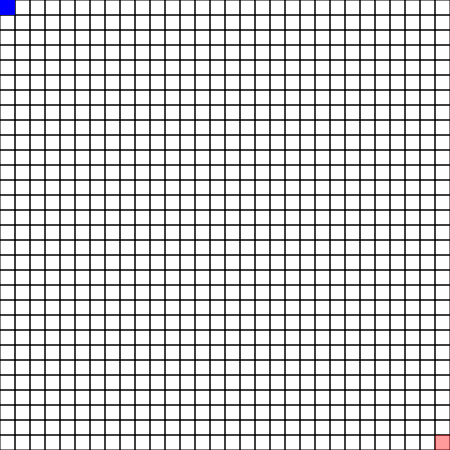
Frame 1 (no input)
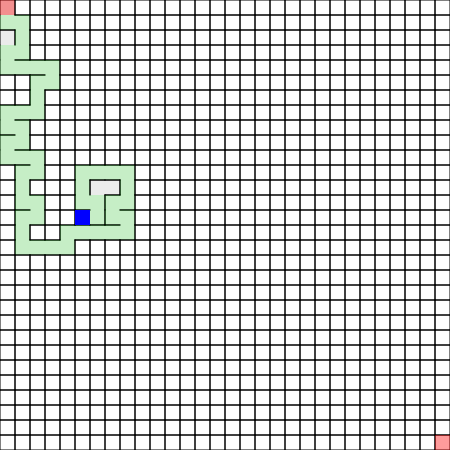
Frame 60 (no input)
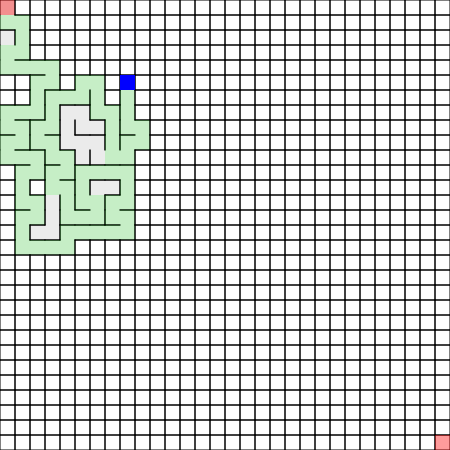
Frame 120 (the mouse pressed at the canvas centre since frame 60)

The p5.js sketch that drew these frames (run headless with seeded random() and noise() and a simulated clock; from frame 60 on, the mouse is pressed at the canvas centre):

// p5.js sketch
// ── sketch.js
let nbCols = 30;
let nbRows = 30;
let cellSize = 15;
let grid = [];
let stack = [];
let current;
let exitFound = false;

function setup() {
  createCanvas(cellSize * nbCols, cellSize * nbRows);

  for (let j = 0; j < nbRows; j++) {
    for (let i = 0; i < nbCols; i++) {
      if (grid.length <= i) {
        grid.push([]);
      }
      grid[i].push(new Cell(i, j));
    }
  }
  current = grid[0][0];
  current.important = true;
  grid[nbCols - 1][nbRows - 1].important = true;
}

function draw() {
  background(255);

  for (let j = 0; j < nbRows; j++) {
    for (let i = 0; i < nbCols; i++) {
      grid[i][j].show();
    }
  }

  current.visited = true;
  if (!exitFound) {
    current.inPath = true;
  }

  if (current.i === nbCols - 1 && current.j === nbRows - 1) {
    exitFound = true;
  }

  let next = current.getUnvisitedNeighbor();
  if (next) {
    current.highlight();
    stack.push(current);
    removeWall(current, next);

    next.visited = true;
    current = next;
  } else if (stack.length > 0) {
    if (!exitFound) {
      current.inPath = false;
    }
    current.highlight();
    current = stack.pop();
  }
}

function removeWall(currentCell, nextCell) {
  if (currentCell.j > nextCell.j) {
    currentCell.topWall = false;
    nextCell.bottomWall = false;
  } else if (currentCell.i < nextCell.i) {
    currentCell.rightWall = false;
    nextCell.leftWall = false;
  } else if (currentCell.j < nextCell.j) {
    currentCell.bottomWall = false;
    nextCell.topWall = false;
  } else {
    currentCell.leftWall = false;
    nextCell.rightWall = false;
  }
}

// ── cell.js
function Cell(i, j) {
    this.i = i;
    this.j = j;
  
    this.topWall = true;
    this.rightWall = true;
    this.bottomWall = true;
    this.leftWall = true;
  
    this.visited = false;
    this.important = false;
    this.inPath = false;
  
    this.show = function() {
      let x = this.i * cellSize;
      let y = this.j * cellSize;
  
      stroke(0);
  
      if (this.topWall) {
        line(x, y, x + cellSize, y);
      }
      if (this.rightWall) {
        line(x + cellSize, y, x + cellSize, y + cellSize);
      }
      if (this.bottomWall) {
        line(x, y + cellSize, x + cellSize, y + cellSize);
      }
      if (this.leftWall) {
        line(x, y, x, y + cellSize);
      }
  
      if (this.visited) {
        noStroke();
        fill(0, 0, 0, 20);
        rect(x, y, cellSize, cellSize);
      }
  
      if (this.important) {
        noStroke();
        fill(255, 0, 0, 100);
        rect(x, y, cellSize, cellSize);
      } else if (this.inPath) {
        noStroke();
        fill(0, 255, 0, 40);
        rect(x, y, cellSize, cellSize);
      }
    }
  
    this.getUnvisitedNeighbor = function() {
      let neighbors = [];
  
      let top = this.j > 0 ? grid[this.i][this.j - 1] : undefined;
      let right = this.i < nbCols - 1 ? grid[this.i + 1][this.j] : undefined;
      let bottom = this.j < nbRows - 1 ? grid[this.i][this.j + 1] : undefined;
      let left = this.i > 0 ? grid[this.i - 1][this.j] : undefined;
  
      if (top && !top.visited) {
        neighbors.push(top);
      }
      if (right && !right.visited) {
        neighbors.push(right);
      }
      if (bottom && !bottom.visited) {
        neighbors.push(bottom);
      }
      if (left && !left.visited) {
        neighbors.push(left);
      }
  
      return neighbors.length > 0 ? neighbors[floor(random(0, neighbors.length))] : undefined;
    }
  
    this.highlight = function() {
      let x = this.i * cellSize;
      let y = this.j * cellSize;
      noStroke();
      fill(0, 0, 255, 255);
      rect(x, y, cellSize, cellSize);
    }
  }
